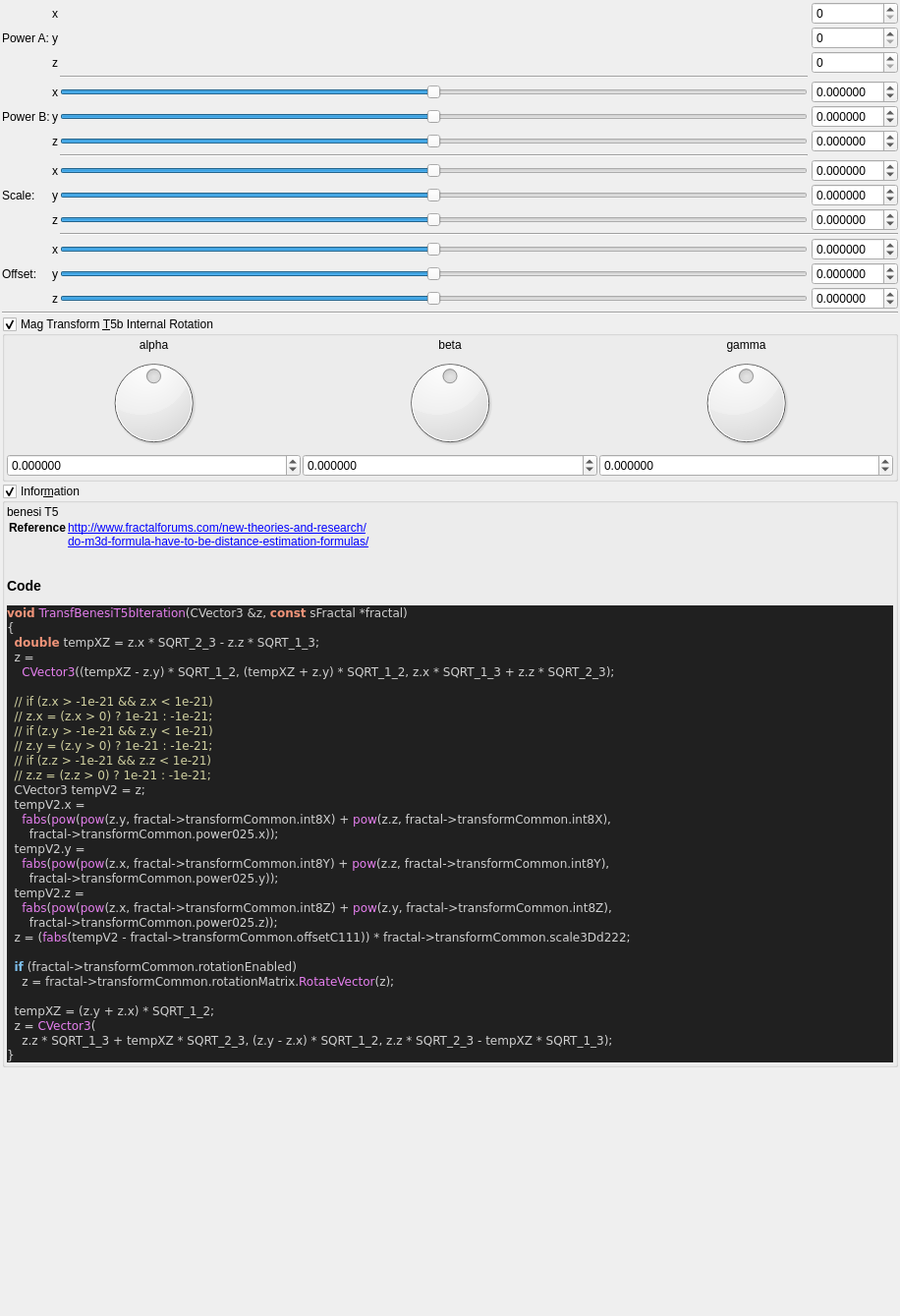
<?xml version="1.0" encoding="UTF-8"?>
<ui version="4.0">
 <class>transf_benesi_t5b</class>
 <widget class="QWidget" name="Form">
  <property name="geometry">
   <rect>
    <x>0</x>
    <y>0</y>
    <width>916</width>
    <height>1339</height>
   </rect>
  </property>
  <property name="windowTitle">
   <string notr="true">transf_benesi_t5b</string>
  </property>
  <layout class="QVBoxLayout" name="verticalLayout">
   <property name="spacing">
    <number>2</number>
   </property>
   <property name="leftMargin">
    <number>2</number>
   </property>
   <property name="topMargin">
    <number>2</number>
   </property>
   <property name="rightMargin">
    <number>2</number>
   </property>
   <property name="bottomMargin">
    <number>2</number>
   </property>
   <item>
    <layout class="QGridLayout" name="gridLayout_63">
     <property name="spacing">
      <number>2</number>
     </property>
     <item row="9" column="2">
      <widget class="QLabel" name="label_254">
       <property name="text">
        <string notr="true">y</string>
       </property>
      </widget>
     </item>
     <item row="3" column="3">
      <widget class="Line" name="line_80">
       <property name="orientation">
        <enum>Qt::Horizontal</enum>
       </property>
      </widget>
     </item>
     <item row="12" column="5">
      <widget class="MyDoubleSpinBox" name="spinbox3_transf_addition_constant_111_x">
       <property name="sizePolicy">
        <sizepolicy hsizetype="Minimum" vsizetype="Maximum">
         <horstretch>0</horstretch>
         <verstretch>0</verstretch>
        </sizepolicy>
       </property>
       <property name="prefix">
        <string/>
       </property>
       <property name="suffix">
        <string/>
       </property>
       <property name="decimals">
        <number>6</number>
       </property>
       <property name="minimum">
        <double>-99.989999999999995</double>
       </property>
       <property name="maximum">
        <double>99.989999999999995</double>
       </property>
       <property name="singleStep">
        <double>0.100000000000000</double>
       </property>
      </widget>
     </item>
     <item row="1" column="2">
      <widget class="QLabel" name="label_265">
       <property name="text">
        <string notr="true">y</string>
       </property>
      </widget>
     </item>
     <item row="13" column="1">
      <widget class="QLabel" name="label_255">
       <property name="text">
        <string>Offset:</string>
       </property>
      </widget>
     </item>
     <item row="6" column="3">
      <widget class="QSlider" name="slider3_transf_power_025_z">
       <property name="sizePolicy">
        <sizepolicy hsizetype="Preferred" vsizetype="Preferred">
         <horstretch>0</horstretch>
         <verstretch>0</verstretch>
        </sizepolicy>
       </property>
       <property name="minimum">
        <number>-5000000</number>
       </property>
       <property name="maximum">
        <number>5000000</number>
       </property>
       <property name="singleStep">
        <number>1</number>
       </property>
       <property name="orientation">
        <enum>Qt::Horizontal</enum>
       </property>
      </widget>
     </item>
     <item row="6" column="2">
      <widget class="QLabel" name="label_266">
       <property name="text">
        <string notr="true">z</string>
       </property>
      </widget>
     </item>
     <item row="8" column="5">
      <widget class="MyDoubleSpinBox" name="spinbox3_transf_scale3D_222_x">
       <property name="sizePolicy">
        <sizepolicy hsizetype="Minimum" vsizetype="Maximum">
         <horstretch>0</horstretch>
         <verstretch>0</verstretch>
        </sizepolicy>
       </property>
       <property name="prefix">
        <string/>
       </property>
       <property name="suffix">
        <string/>
       </property>
       <property name="decimals">
        <number>6</number>
       </property>
       <property name="minimum">
        <double>-99.989999999999995</double>
       </property>
       <property name="maximum">
        <double>99.989999999999995</double>
       </property>
       <property name="singleStep">
        <double>0.100000000000000</double>
       </property>
      </widget>
     </item>
     <item row="9" column="5">
      <widget class="MyDoubleSpinBox" name="spinbox3_transf_scale3D_222_y">
       <property name="sizePolicy">
        <sizepolicy hsizetype="Minimum" vsizetype="Maximum">
         <horstretch>0</horstretch>
         <verstretch>0</verstretch>
        </sizepolicy>
       </property>
       <property name="prefix">
        <string/>
       </property>
       <property name="suffix">
        <string/>
       </property>
       <property name="decimals">
        <number>6</number>
       </property>
       <property name="minimum">
        <double>-99.989999999999995</double>
       </property>
       <property name="maximum">
        <double>99.989999999999995</double>
       </property>
       <property name="singleStep">
        <double>0.100000000000000</double>
       </property>
      </widget>
     </item>
     <item row="10" column="3">
      <widget class="QSlider" name="slider3_transf_scale3D_222_z">
       <property name="sizePolicy">
        <sizepolicy hsizetype="Expanding" vsizetype="Maximum">
         <horstretch>0</horstretch>
         <verstretch>0</verstretch>
        </sizepolicy>
       </property>
       <property name="minimum">
        <number>-5000000</number>
       </property>
       <property name="maximum">
        <number>5000000</number>
       </property>
       <property name="singleStep">
        <number>1</number>
       </property>
       <property name="orientation">
        <enum>Qt::Horizontal</enum>
       </property>
      </widget>
     </item>
     <item row="10" column="1">
      <widget class="QLabel" name="label_250">
       <property name="text">
        <string/>
       </property>
      </widget>
     </item>
     <item row="0" column="5">
      <widget class="QSpinBox" name="spinboxInt_transf_int8_X"/>
     </item>
     <item row="4" column="3">
      <widget class="QSlider" name="slider3_transf_power_025_x">
       <property name="sizePolicy">
        <sizepolicy hsizetype="Preferred" vsizetype="Preferred">
         <horstretch>0</horstretch>
         <verstretch>0</verstretch>
        </sizepolicy>
       </property>
       <property name="minimum">
        <number>-5000000</number>
       </property>
       <property name="maximum">
        <number>5000000</number>
       </property>
       <property name="singleStep">
        <number>1</number>
       </property>
       <property name="orientation">
        <enum>Qt::Horizontal</enum>
       </property>
      </widget>
     </item>
     <item row="0" column="2">
      <widget class="QLabel" name="label_263">
       <property name="text">
        <string notr="true">x</string>
       </property>
      </widget>
     </item>
     <item row="6" column="5">
      <widget class="MyDoubleSpinBox" name="spinbox3_transf_power_025_z">
       <property name="sizePolicy">
        <sizepolicy hsizetype="Minimum" vsizetype="Maximum">
         <horstretch>0</horstretch>
         <verstretch>0</verstretch>
        </sizepolicy>
       </property>
       <property name="prefix">
        <string/>
       </property>
       <property name="suffix">
        <string/>
       </property>
       <property name="decimals">
        <number>6</number>
       </property>
       <property name="minimum">
        <double>-99.989999999999995</double>
       </property>
       <property name="maximum">
        <double>99.989999999999995</double>
       </property>
       <property name="singleStep">
        <double>0.100000000000000</double>
       </property>
      </widget>
     </item>
     <item row="8" column="1">
      <widget class="QLabel" name="label_251">
       <property name="text">
        <string/>
       </property>
      </widget>
     </item>
     <item row="14" column="1">
      <widget class="QLabel" name="label_257">
       <property name="text">
        <string/>
       </property>
      </widget>
     </item>
     <item row="12" column="1">
      <widget class="QLabel" name="label_253">
       <property name="text">
        <string/>
       </property>
      </widget>
     </item>
     <item row="12" column="2">
      <widget class="QLabel" name="label_259">
       <property name="text">
        <string notr="true">x</string>
       </property>
      </widget>
     </item>
     <item row="9" column="3">
      <widget class="QSlider" name="slider3_transf_scale3D_222_y">
       <property name="sizePolicy">
        <sizepolicy hsizetype="Expanding" vsizetype="Maximum">
         <horstretch>0</horstretch>
         <verstretch>0</verstretch>
        </sizepolicy>
       </property>
       <property name="minimum">
        <number>-5000000</number>
       </property>
       <property name="maximum">
        <number>5000000</number>
       </property>
       <property name="singleStep">
        <number>1</number>
       </property>
       <property name="orientation">
        <enum>Qt::Horizontal</enum>
       </property>
      </widget>
     </item>
     <item row="10" column="5">
      <widget class="MyDoubleSpinBox" name="spinbox3_transf_scale3D_222_z">
       <property name="sizePolicy">
        <sizepolicy hsizetype="Minimum" vsizetype="Maximum">
         <horstretch>0</horstretch>
         <verstretch>0</verstretch>
        </sizepolicy>
       </property>
       <property name="prefix">
        <string/>
       </property>
       <property name="suffix">
        <string/>
       </property>
       <property name="decimals">
        <number>6</number>
       </property>
       <property name="minimum">
        <double>-99.989999999999995</double>
       </property>
       <property name="maximum">
        <double>99.989999999999995</double>
       </property>
       <property name="singleStep">
        <double>0.100000000000000</double>
       </property>
      </widget>
     </item>
     <item row="14" column="5">
      <widget class="MyDoubleSpinBox" name="spinbox3_transf_addition_constant_111_z">
       <property name="sizePolicy">
        <sizepolicy hsizetype="Minimum" vsizetype="Maximum">
         <horstretch>0</horstretch>
         <verstretch>0</verstretch>
        </sizepolicy>
       </property>
       <property name="prefix">
        <string/>
       </property>
       <property name="suffix">
        <string/>
       </property>
       <property name="decimals">
        <number>6</number>
       </property>
       <property name="minimum">
        <double>-99.989999999999995</double>
       </property>
       <property name="maximum">
        <double>99.989999999999995</double>
       </property>
       <property name="singleStep">
        <double>0.100000000000000</double>
       </property>
      </widget>
     </item>
     <item row="5" column="3">
      <widget class="QSlider" name="slider3_transf_power_025_y">
       <property name="sizePolicy">
        <sizepolicy hsizetype="Preferred" vsizetype="Preferred">
         <horstretch>0</horstretch>
         <verstretch>0</verstretch>
        </sizepolicy>
       </property>
       <property name="minimum">
        <number>-5000000</number>
       </property>
       <property name="maximum">
        <number>5000000</number>
       </property>
       <property name="singleStep">
        <number>1</number>
       </property>
       <property name="orientation">
        <enum>Qt::Horizontal</enum>
       </property>
      </widget>
     </item>
     <item row="2" column="5">
      <widget class="QSpinBox" name="spinboxInt_transf_int8_Z"/>
     </item>
     <item row="4" column="2">
      <widget class="QLabel" name="label_262">
       <property name="text">
        <string notr="true">x</string>
       </property>
      </widget>
     </item>
     <item row="13" column="2">
      <widget class="QLabel" name="label_260">
       <property name="text">
        <string notr="true">y</string>
       </property>
      </widget>
     </item>
     <item row="14" column="3">
      <widget class="QSlider" name="slider3_transf_addition_constant_111_z">
       <property name="sizePolicy">
        <sizepolicy hsizetype="Expanding" vsizetype="Maximum">
         <horstretch>0</horstretch>
         <verstretch>0</verstretch>
        </sizepolicy>
       </property>
       <property name="minimum">
        <number>-5000000</number>
       </property>
       <property name="maximum">
        <number>5000000</number>
       </property>
       <property name="singleStep">
        <number>1</number>
       </property>
       <property name="orientation">
        <enum>Qt::Horizontal</enum>
       </property>
      </widget>
     </item>
     <item row="13" column="5">
      <widget class="MyDoubleSpinBox" name="spinbox3_transf_addition_constant_111_y">
       <property name="sizePolicy">
        <sizepolicy hsizetype="Minimum" vsizetype="Maximum">
         <horstretch>0</horstretch>
         <verstretch>0</verstretch>
        </sizepolicy>
       </property>
       <property name="prefix">
        <string/>
       </property>
       <property name="suffix">
        <string/>
       </property>
       <property name="decimals">
        <number>6</number>
       </property>
       <property name="minimum">
        <double>-99.989999999999995</double>
       </property>
       <property name="maximum">
        <double>99.989999999999995</double>
       </property>
       <property name="singleStep">
        <double>0.100000000000000</double>
       </property>
      </widget>
     </item>
     <item row="7" column="3">
      <widget class="Line" name="line_77">
       <property name="orientation">
        <enum>Qt::Horizontal</enum>
       </property>
      </widget>
     </item>
     <item row="10" column="2">
      <widget class="QLabel" name="label_256">
       <property name="text">
        <string notr="true">z</string>
       </property>
      </widget>
     </item>
     <item row="14" column="2">
      <widget class="QLabel" name="label_261">
       <property name="text">
        <string notr="true">z</string>
       </property>
      </widget>
     </item>
     <item row="8" column="3">
      <widget class="QSlider" name="slider3_transf_scale3D_222_x">
       <property name="sizePolicy">
        <sizepolicy hsizetype="Preferred" vsizetype="Preferred">
         <horstretch>0</horstretch>
         <verstretch>0</verstretch>
        </sizepolicy>
       </property>
       <property name="minimum">
        <number>-5000000</number>
       </property>
       <property name="maximum">
        <number>5000000</number>
       </property>
       <property name="singleStep">
        <number>1</number>
       </property>
       <property name="orientation">
        <enum>Qt::Horizontal</enum>
       </property>
      </widget>
     </item>
     <item row="9" column="1">
      <widget class="QLabel" name="label_258">
       <property name="text">
        <string>Scale:</string>
       </property>
      </widget>
     </item>
     <item row="2" column="2">
      <widget class="QLabel" name="label_267">
       <property name="text">
        <string notr="true">z</string>
       </property>
      </widget>
     </item>
     <item row="13" column="3">
      <widget class="QSlider" name="slider3_transf_addition_constant_111_y">
       <property name="sizePolicy">
        <sizepolicy hsizetype="Expanding" vsizetype="Maximum">
         <horstretch>0</horstretch>
         <verstretch>0</verstretch>
        </sizepolicy>
       </property>
       <property name="minimum">
        <number>-5000000</number>
       </property>
       <property name="maximum">
        <number>5000000</number>
       </property>
       <property name="singleStep">
        <number>1</number>
       </property>
       <property name="orientation">
        <enum>Qt::Horizontal</enum>
       </property>
      </widget>
     </item>
     <item row="5" column="5">
      <widget class="MyDoubleSpinBox" name="spinbox3_transf_power_025_y">
       <property name="sizePolicy">
        <sizepolicy hsizetype="Minimum" vsizetype="Maximum">
         <horstretch>0</horstretch>
         <verstretch>0</verstretch>
        </sizepolicy>
       </property>
       <property name="prefix">
        <string/>
       </property>
       <property name="suffix">
        <string/>
       </property>
       <property name="decimals">
        <number>6</number>
       </property>
       <property name="minimum">
        <double>-99.989999999999995</double>
       </property>
       <property name="maximum">
        <double>99.989999999999995</double>
       </property>
       <property name="singleStep">
        <double>0.100000000000000</double>
       </property>
      </widget>
     </item>
     <item row="11" column="3" colspan="3">
      <widget class="Line" name="line_53">
       <property name="orientation">
        <enum>Qt::Horizontal</enum>
       </property>
      </widget>
     </item>
     <item row="8" column="2">
      <widget class="QLabel" name="label_252">
       <property name="text">
        <string notr="true">x</string>
       </property>
      </widget>
     </item>
     <item row="12" column="3">
      <widget class="QSlider" name="slider3_transf_addition_constant_111_x">
       <property name="sizePolicy">
        <sizepolicy hsizetype="Preferred" vsizetype="Preferred">
         <horstretch>0</horstretch>
         <verstretch>0</verstretch>
        </sizepolicy>
       </property>
       <property name="minimum">
        <number>-5000000</number>
       </property>
       <property name="maximum">
        <number>5000000</number>
       </property>
       <property name="singleStep">
        <number>1</number>
       </property>
       <property name="orientation">
        <enum>Qt::Horizontal</enum>
       </property>
      </widget>
     </item>
     <item row="1" column="1">
      <widget class="QLabel" name="label_358">
       <property name="text">
        <string>Power A:</string>
       </property>
      </widget>
     </item>
     <item row="5" column="2">
      <widget class="QLabel" name="label_264">
       <property name="text">
        <string notr="true">y</string>
       </property>
      </widget>
     </item>
     <item row="5" column="1">
      <widget class="QLabel" name="label_355">
       <property name="text">
        <string>Power B:</string>
       </property>
      </widget>
     </item>
     <item row="4" column="5">
      <widget class="MyDoubleSpinBox" name="spinbox3_transf_power_025_x">
       <property name="sizePolicy">
        <sizepolicy hsizetype="Minimum" vsizetype="Maximum">
         <horstretch>0</horstretch>
         <verstretch>0</verstretch>
        </sizepolicy>
       </property>
       <property name="prefix">
        <string/>
       </property>
       <property name="suffix">
        <string/>
       </property>
       <property name="decimals">
        <number>6</number>
       </property>
       <property name="minimum">
        <double>-99.989999999999995</double>
       </property>
       <property name="maximum">
        <double>99.989999999999995</double>
       </property>
       <property name="singleStep">
        <double>0.100000000000000</double>
       </property>
      </widget>
     </item>
     <item row="1" column="5">
      <widget class="QSpinBox" name="spinboxInt_transf_int8_Y"/>
     </item>
    </layout>
   </item>
   <item>
    <widget class="Line" name="line_55">
     <property name="orientation">
      <enum>Qt::Horizontal</enum>
     </property>
    </widget>
   </item>
   <item>
    <widget class="MyGroupBox" name="groupCheck_transf_rotation_enabled">
     <property name="title">
      <string>Mag Transform &amp;T5b Internal Rotation</string>
     </property>
     <property name="checkable">
      <bool>true</bool>
     </property>
     <layout class="QVBoxLayout" name="verticalLayout_8" stretch="0">
      <property name="spacing">
       <number>2</number>
      </property>
      <property name="leftMargin">
       <number>2</number>
      </property>
      <property name="topMargin">
       <number>2</number>
      </property>
      <property name="rightMargin">
       <number>2</number>
      </property>
      <property name="bottomMargin">
       <number>2</number>
      </property>
      <item>
       <layout class="QGridLayout" name="gridLayout_10">
        <property name="spacing">
         <number>2</number>
        </property>
        <item row="1" column="2">
         <widget class="QLabel" name="label_36">
          <property name="text">
           <string notr="true">gamma</string>
          </property>
          <property name="alignment">
           <set>Qt::AlignCenter</set>
          </property>
         </widget>
        </item>
        <item row="1" column="1">
         <widget class="QLabel" name="label_34">
          <property name="text">
           <string notr="true">beta</string>
          </property>
          <property name="alignment">
           <set>Qt::AlignCenter</set>
          </property>
         </widget>
        </item>
        <item row="1" column="0">
         <widget class="QLabel" name="label_35">
          <property name="text">
           <string notr="true">alpha</string>
          </property>
          <property name="alignment">
           <set>Qt::AlignCenter</set>
          </property>
         </widget>
        </item>
        <item row="2" column="1">
         <widget class="QDial" name="dial3_transf_rotation_y">
          <property name="minimum">
           <number>-18000</number>
          </property>
          <property name="maximum">
           <number>18000</number>
          </property>
          <property name="wrapping">
           <bool>true</bool>
          </property>
         </widget>
        </item>
        <item row="2" column="2">
         <widget class="QDial" name="dial3_transf_rotation_z">
          <property name="minimum">
           <number>-18000</number>
          </property>
          <property name="maximum">
           <number>18000</number>
          </property>
          <property name="wrapping">
           <bool>true</bool>
          </property>
         </widget>
        </item>
        <item row="3" column="0">
         <widget class="MyDoubleSpinBox" name="spinboxd3_transf_rotation_x">
          <property name="sizePolicy">
           <sizepolicy hsizetype="Minimum" vsizetype="Maximum">
            <horstretch>0</horstretch>
            <verstretch>0</verstretch>
           </sizepolicy>
          </property>
          <property name="prefix">
           <string/>
          </property>
          <property name="suffix">
           <string/>
          </property>
          <property name="decimals">
           <number>6</number>
          </property>
          <property name="minimum">
           <double>-180.000000000000000</double>
          </property>
          <property name="maximum">
           <double>180.000000000000000</double>
          </property>
          <property name="singleStep">
           <double>1.000000000000000</double>
          </property>
         </widget>
        </item>
        <item row="2" column="0">
         <widget class="QDial" name="dial3_transf_rotation_x">
          <property name="minimum">
           <number>-18000</number>
          </property>
          <property name="maximum">
           <number>18000</number>
          </property>
          <property name="wrapping">
           <bool>true</bool>
          </property>
         </widget>
        </item>
        <item row="3" column="2">
         <widget class="MyDoubleSpinBox" name="spinboxd3_transf_rotation_z">
          <property name="sizePolicy">
           <sizepolicy hsizetype="Minimum" vsizetype="Maximum">
            <horstretch>0</horstretch>
            <verstretch>0</verstretch>
           </sizepolicy>
          </property>
          <property name="prefix">
           <string/>
          </property>
          <property name="suffix">
           <string/>
          </property>
          <property name="decimals">
           <number>6</number>
          </property>
          <property name="minimum">
           <double>-180.000000000000000</double>
          </property>
          <property name="maximum">
           <double>180.000000000000000</double>
          </property>
          <property name="singleStep">
           <double>1.000000000000000</double>
          </property>
         </widget>
        </item>
        <item row="3" column="1">
         <widget class="MyDoubleSpinBox" name="spinboxd3_transf_rotation_y">
          <property name="sizePolicy">
           <sizepolicy hsizetype="Minimum" vsizetype="Maximum">
            <horstretch>0</horstretch>
            <verstretch>0</verstretch>
           </sizepolicy>
          </property>
          <property name="prefix">
           <string/>
          </property>
          <property name="suffix">
           <string/>
          </property>
          <property name="decimals">
           <number>6</number>
          </property>
          <property name="minimum">
           <double>-180.000000000000000</double>
          </property>
          <property name="maximum">
           <double>180.000000000000000</double>
          </property>
          <property name="singleStep">
           <double>1.000000000000000</double>
          </property>
         </widget>
        </item>
       </layout>
      </item>
     </layout>
    </widget>
   </item>
   <item>
    <widget class="MyGroupBox" name="groupCheck_info">
     <property name="title">
      <string>Infor&amp;mation</string>
     </property>
     <property name="flat">
      <bool>false</bool>
     </property>
     <property name="checkable">
      <bool>true</bool>
     </property>
     <layout class="QVBoxLayout" name="verticalLayout_2">
      <property name="spacing">
       <number>2</number>
      </property>
      <property name="leftMargin">
       <number>2</number>
      </property>
      <property name="topMargin">
       <number>2</number>
      </property>
      <property name="rightMargin">
       <number>2</number>
      </property>
      <property name="bottomMargin">
       <number>2</number>
      </property>
      <item>
       <widget class="QLabel" name="label_code_content">
        <property name="text">
         <string notr="true">&lt;p&gt;benesi T5&lt;/p&gt;&lt;table&gt;
&lt;tr&gt;&lt;th&gt;Reference&lt;/th&gt;&lt;td&gt;&lt;a href=&quot;http://www.fractalforums.com/new-theories-and-research/&quot;&gt;http://www.fractalforums.com/new-theories-and-research/&lt;br&gt;
&lt;a href=&quot;do-m3d-formula-have-to-be-distance-estimation-formulas/&quot;&gt;do-m3d-formula-have-to-be-distance-estimation-formulas/&lt;br&gt;
&lt;/td&gt;&lt;/tr&gt;
&lt;/table&gt;
&lt;h3&gt;Code&lt;/h3&gt;
&lt;body style=&quot;background-color:#202020&quot;&gt;
&lt;pre style=&quot;color:#d0d0d0; background-color:#202020;  font-family:'Courier New',monospace;&quot;&gt;&lt;span style=&quot;color:#f09479; font-weight:bold&quot;&gt;void&lt;/span&gt; &lt;span style=&quot;color:#e47eed&quot;&gt;TransfBenesiT5bIteration&lt;/span&gt;&lt;span style=&quot;color:#d0d0d0&quot;&gt;(&lt;/span&gt;CVector3 &lt;span style=&quot;color:#d0d0d0&quot;&gt;&amp;amp;&lt;/span&gt;z&lt;span style=&quot;color:#d0d0d0&quot;&gt;,&lt;/span&gt; &lt;span style=&quot;color:#f09479; font-weight:bold&quot;&gt;const&lt;/span&gt; sFractal &lt;span style=&quot;color:#d0d0d0&quot;&gt;*&lt;/span&gt;fractal&lt;span style=&quot;color:#d0d0d0&quot;&gt;)&lt;/span&gt;
&lt;span style=&quot;color:#d0d0d0&quot;&gt;{&lt;/span&gt;
  &lt;span style=&quot;color:#f09479; font-weight:bold&quot;&gt;double&lt;/span&gt; tempXZ &lt;span style=&quot;color:#d0d0d0&quot;&gt;=&lt;/span&gt; z&lt;span style=&quot;color:#d0d0d0&quot;&gt;.&lt;/span&gt;x &lt;span style=&quot;color:#d0d0d0&quot;&gt;*&lt;/span&gt; SQRT_2_3 &lt;span style=&quot;color:#d0d0d0&quot;&gt;-&lt;/span&gt; z&lt;span style=&quot;color:#d0d0d0&quot;&gt;.&lt;/span&gt;z &lt;span style=&quot;color:#d0d0d0&quot;&gt;*&lt;/span&gt; SQRT_1_3&lt;span style=&quot;color:#d0d0d0&quot;&gt;;&lt;/span&gt;
  z &lt;span style=&quot;color:#d0d0d0&quot;&gt;=&lt;/span&gt;
    &lt;span style=&quot;color:#e47eed&quot;&gt;CVector3&lt;/span&gt;&lt;span style=&quot;color:#d0d0d0&quot;&gt;((&lt;/span&gt;tempXZ &lt;span style=&quot;color:#d0d0d0&quot;&gt;-&lt;/span&gt; z&lt;span style=&quot;color:#d0d0d0&quot;&gt;.&lt;/span&gt;y&lt;span style=&quot;color:#d0d0d0&quot;&gt;) *&lt;/span&gt; SQRT_1_2&lt;span style=&quot;color:#d0d0d0&quot;&gt;, (&lt;/span&gt;tempXZ &lt;span style=&quot;color:#d0d0d0&quot;&gt;+&lt;/span&gt; z&lt;span style=&quot;color:#d0d0d0&quot;&gt;.&lt;/span&gt;y&lt;span style=&quot;color:#d0d0d0&quot;&gt;) *&lt;/span&gt; SQRT_1_2&lt;span style=&quot;color:#d0d0d0&quot;&gt;,&lt;/span&gt; z&lt;span style=&quot;color:#d0d0d0&quot;&gt;.&lt;/span&gt;x &lt;span style=&quot;color:#d0d0d0&quot;&gt;*&lt;/span&gt; SQRT_1_3 &lt;span style=&quot;color:#d0d0d0&quot;&gt;+&lt;/span&gt; z&lt;span style=&quot;color:#d0d0d0&quot;&gt;.&lt;/span&gt;z &lt;span style=&quot;color:#d0d0d0&quot;&gt;*&lt;/span&gt; SQRT_2_3&lt;span style=&quot;color:#d0d0d0&quot;&gt;);&lt;/span&gt;

  &lt;span style=&quot;color:#d0d0a0&quot;&gt;// if (z.x &amp;gt; -1e-21 &amp;amp;&amp;amp; z.x &amp;lt; 1e-21)&lt;/span&gt;
  &lt;span style=&quot;color:#d0d0a0&quot;&gt;// z.x = (z.x &amp;gt; 0) ? 1e-21 : -1e-21;&lt;/span&gt;
  &lt;span style=&quot;color:#d0d0a0&quot;&gt;// if (z.y &amp;gt; -1e-21 &amp;amp;&amp;amp; z.y &amp;lt; 1e-21)&lt;/span&gt;
  &lt;span style=&quot;color:#d0d0a0&quot;&gt;// z.y = (z.y &amp;gt; 0) ? 1e-21 : -1e-21;&lt;/span&gt;
  &lt;span style=&quot;color:#d0d0a0&quot;&gt;// if (z.z &amp;gt; -1e-21 &amp;amp;&amp;amp; z.z &amp;lt; 1e-21)&lt;/span&gt;
  &lt;span style=&quot;color:#d0d0a0&quot;&gt;// z.z = (z.z &amp;gt; 0) ? 1e-21 : -1e-21;&lt;/span&gt;
  CVector3 tempV2 &lt;span style=&quot;color:#d0d0d0&quot;&gt;=&lt;/span&gt; z&lt;span style=&quot;color:#d0d0d0&quot;&gt;;&lt;/span&gt;
  tempV2&lt;span style=&quot;color:#d0d0d0&quot;&gt;.&lt;/span&gt;x &lt;span style=&quot;color:#d0d0d0&quot;&gt;=&lt;/span&gt;
    &lt;span style=&quot;color:#e47eed&quot;&gt;fabs&lt;/span&gt;&lt;span style=&quot;color:#d0d0d0&quot;&gt;(&lt;/span&gt;&lt;span style=&quot;color:#e47eed&quot;&gt;pow&lt;/span&gt;&lt;span style=&quot;color:#d0d0d0&quot;&gt;(&lt;/span&gt;&lt;span style=&quot;color:#e47eed&quot;&gt;pow&lt;/span&gt;&lt;span style=&quot;color:#d0d0d0&quot;&gt;(&lt;/span&gt;z&lt;span style=&quot;color:#d0d0d0&quot;&gt;.&lt;/span&gt;y&lt;span style=&quot;color:#d0d0d0&quot;&gt;,&lt;/span&gt; fractal&lt;span style=&quot;color:#d0d0d0&quot;&gt;-&amp;gt;&lt;/span&gt;transformCommon&lt;span style=&quot;color:#d0d0d0&quot;&gt;.&lt;/span&gt;int8X&lt;span style=&quot;color:#d0d0d0&quot;&gt;) +&lt;/span&gt; &lt;span style=&quot;color:#e47eed&quot;&gt;pow&lt;/span&gt;&lt;span style=&quot;color:#d0d0d0&quot;&gt;(&lt;/span&gt;z&lt;span style=&quot;color:#d0d0d0&quot;&gt;.&lt;/span&gt;z&lt;span style=&quot;color:#d0d0d0&quot;&gt;,&lt;/span&gt; fractal&lt;span style=&quot;color:#d0d0d0&quot;&gt;-&amp;gt;&lt;/span&gt;transformCommon&lt;span style=&quot;color:#d0d0d0&quot;&gt;.&lt;/span&gt;int8X&lt;span style=&quot;color:#d0d0d0&quot;&gt;),&lt;/span&gt;
      fractal&lt;span style=&quot;color:#d0d0d0&quot;&gt;-&amp;gt;&lt;/span&gt;transformCommon&lt;span style=&quot;color:#d0d0d0&quot;&gt;.&lt;/span&gt;power025&lt;span style=&quot;color:#d0d0d0&quot;&gt;.&lt;/span&gt;x&lt;span style=&quot;color:#d0d0d0&quot;&gt;));&lt;/span&gt;
  tempV2&lt;span style=&quot;color:#d0d0d0&quot;&gt;.&lt;/span&gt;y &lt;span style=&quot;color:#d0d0d0&quot;&gt;=&lt;/span&gt;
    &lt;span style=&quot;color:#e47eed&quot;&gt;fabs&lt;/span&gt;&lt;span style=&quot;color:#d0d0d0&quot;&gt;(&lt;/span&gt;&lt;span style=&quot;color:#e47eed&quot;&gt;pow&lt;/span&gt;&lt;span style=&quot;color:#d0d0d0&quot;&gt;(&lt;/span&gt;&lt;span style=&quot;color:#e47eed&quot;&gt;pow&lt;/span&gt;&lt;span style=&quot;color:#d0d0d0&quot;&gt;(&lt;/span&gt;z&lt;span style=&quot;color:#d0d0d0&quot;&gt;.&lt;/span&gt;x&lt;span style=&quot;color:#d0d0d0&quot;&gt;,&lt;/span&gt; fractal&lt;span style=&quot;color:#d0d0d0&quot;&gt;-&amp;gt;&lt;/span&gt;transformCommon&lt;span style=&quot;color:#d0d0d0&quot;&gt;.&lt;/span&gt;int8Y&lt;span style=&quot;color:#d0d0d0&quot;&gt;) +&lt;/span&gt; &lt;span style=&quot;color:#e47eed&quot;&gt;pow&lt;/span&gt;&lt;span style=&quot;color:#d0d0d0&quot;&gt;(&lt;/span&gt;z&lt;span style=&quot;color:#d0d0d0&quot;&gt;.&lt;/span&gt;z&lt;span style=&quot;color:#d0d0d0&quot;&gt;,&lt;/span&gt; fractal&lt;span style=&quot;color:#d0d0d0&quot;&gt;-&amp;gt;&lt;/span&gt;transformCommon&lt;span style=&quot;color:#d0d0d0&quot;&gt;.&lt;/span&gt;int8Y&lt;span style=&quot;color:#d0d0d0&quot;&gt;),&lt;/span&gt;
      fractal&lt;span style=&quot;color:#d0d0d0&quot;&gt;-&amp;gt;&lt;/span&gt;transformCommon&lt;span style=&quot;color:#d0d0d0&quot;&gt;.&lt;/span&gt;power025&lt;span style=&quot;color:#d0d0d0&quot;&gt;.&lt;/span&gt;y&lt;span style=&quot;color:#d0d0d0&quot;&gt;));&lt;/span&gt;
  tempV2&lt;span style=&quot;color:#d0d0d0&quot;&gt;.&lt;/span&gt;z &lt;span style=&quot;color:#d0d0d0&quot;&gt;=&lt;/span&gt;
    &lt;span style=&quot;color:#e47eed&quot;&gt;fabs&lt;/span&gt;&lt;span style=&quot;color:#d0d0d0&quot;&gt;(&lt;/span&gt;&lt;span style=&quot;color:#e47eed&quot;&gt;pow&lt;/span&gt;&lt;span style=&quot;color:#d0d0d0&quot;&gt;(&lt;/span&gt;&lt;span style=&quot;color:#e47eed&quot;&gt;pow&lt;/span&gt;&lt;span style=&quot;color:#d0d0d0&quot;&gt;(&lt;/span&gt;z&lt;span style=&quot;color:#d0d0d0&quot;&gt;.&lt;/span&gt;x&lt;span style=&quot;color:#d0d0d0&quot;&gt;,&lt;/span&gt; fractal&lt;span style=&quot;color:#d0d0d0&quot;&gt;-&amp;gt;&lt;/span&gt;transformCommon&lt;span style=&quot;color:#d0d0d0&quot;&gt;.&lt;/span&gt;int8Z&lt;span style=&quot;color:#d0d0d0&quot;&gt;) +&lt;/span&gt; &lt;span style=&quot;color:#e47eed&quot;&gt;pow&lt;/span&gt;&lt;span style=&quot;color:#d0d0d0&quot;&gt;(&lt;/span&gt;z&lt;span style=&quot;color:#d0d0d0&quot;&gt;.&lt;/span&gt;y&lt;span style=&quot;color:#d0d0d0&quot;&gt;,&lt;/span&gt; fractal&lt;span style=&quot;color:#d0d0d0&quot;&gt;-&amp;gt;&lt;/span&gt;transformCommon&lt;span style=&quot;color:#d0d0d0&quot;&gt;.&lt;/span&gt;int8Z&lt;span style=&quot;color:#d0d0d0&quot;&gt;),&lt;/span&gt;
      fractal&lt;span style=&quot;color:#d0d0d0&quot;&gt;-&amp;gt;&lt;/span&gt;transformCommon&lt;span style=&quot;color:#d0d0d0&quot;&gt;.&lt;/span&gt;power025&lt;span style=&quot;color:#d0d0d0&quot;&gt;.&lt;/span&gt;z&lt;span style=&quot;color:#d0d0d0&quot;&gt;));&lt;/span&gt;
  z &lt;span style=&quot;color:#d0d0d0&quot;&gt;= (&lt;/span&gt;&lt;span style=&quot;color:#e47eed&quot;&gt;fabs&lt;/span&gt;&lt;span style=&quot;color:#d0d0d0&quot;&gt;(&lt;/span&gt;tempV2 &lt;span style=&quot;color:#d0d0d0&quot;&gt;-&lt;/span&gt; fractal&lt;span style=&quot;color:#d0d0d0&quot;&gt;-&amp;gt;&lt;/span&gt;transformCommon&lt;span style=&quot;color:#d0d0d0&quot;&gt;.&lt;/span&gt;offsetC111&lt;span style=&quot;color:#d0d0d0&quot;&gt;)) *&lt;/span&gt; fractal&lt;span style=&quot;color:#d0d0d0&quot;&gt;-&amp;gt;&lt;/span&gt;transformCommon&lt;span style=&quot;color:#d0d0d0&quot;&gt;.&lt;/span&gt;scale3Dd222&lt;span style=&quot;color:#d0d0d0&quot;&gt;;&lt;/span&gt;

  &lt;span style=&quot;color:#7ec0ee; font-weight:bold&quot;&gt;if&lt;/span&gt; &lt;span style=&quot;color:#d0d0d0&quot;&gt;(&lt;/span&gt;fractal&lt;span style=&quot;color:#d0d0d0&quot;&gt;-&amp;gt;&lt;/span&gt;transformCommon&lt;span style=&quot;color:#d0d0d0&quot;&gt;.&lt;/span&gt;rotationEnabled&lt;span style=&quot;color:#d0d0d0&quot;&gt;)&lt;/span&gt;
    z &lt;span style=&quot;color:#d0d0d0&quot;&gt;=&lt;/span&gt; fractal&lt;span style=&quot;color:#d0d0d0&quot;&gt;-&amp;gt;&lt;/span&gt;transformCommon&lt;span style=&quot;color:#d0d0d0&quot;&gt;.&lt;/span&gt;rotationMatrix&lt;span style=&quot;color:#d0d0d0&quot;&gt;.&lt;/span&gt;&lt;span style=&quot;color:#e47eed&quot;&gt;RotateVector&lt;/span&gt;&lt;span style=&quot;color:#d0d0d0&quot;&gt;(&lt;/span&gt;z&lt;span style=&quot;color:#d0d0d0&quot;&gt;);&lt;/span&gt;

  tempXZ &lt;span style=&quot;color:#d0d0d0&quot;&gt;= (&lt;/span&gt;z&lt;span style=&quot;color:#d0d0d0&quot;&gt;.&lt;/span&gt;y &lt;span style=&quot;color:#d0d0d0&quot;&gt;+&lt;/span&gt; z&lt;span style=&quot;color:#d0d0d0&quot;&gt;.&lt;/span&gt;x&lt;span style=&quot;color:#d0d0d0&quot;&gt;) *&lt;/span&gt; SQRT_1_2&lt;span style=&quot;color:#d0d0d0&quot;&gt;;&lt;/span&gt;
  z &lt;span style=&quot;color:#d0d0d0&quot;&gt;=&lt;/span&gt; &lt;span style=&quot;color:#e47eed&quot;&gt;CVector3&lt;/span&gt;&lt;span style=&quot;color:#d0d0d0&quot;&gt;(&lt;/span&gt;
    z&lt;span style=&quot;color:#d0d0d0&quot;&gt;.&lt;/span&gt;z &lt;span style=&quot;color:#d0d0d0&quot;&gt;*&lt;/span&gt; SQRT_1_3 &lt;span style=&quot;color:#d0d0d0&quot;&gt;+&lt;/span&gt; tempXZ &lt;span style=&quot;color:#d0d0d0&quot;&gt;*&lt;/span&gt; SQRT_2_3&lt;span style=&quot;color:#d0d0d0&quot;&gt;, (&lt;/span&gt;z&lt;span style=&quot;color:#d0d0d0&quot;&gt;.&lt;/span&gt;y &lt;span style=&quot;color:#d0d0d0&quot;&gt;-&lt;/span&gt; z&lt;span style=&quot;color:#d0d0d0&quot;&gt;.&lt;/span&gt;x&lt;span style=&quot;color:#d0d0d0&quot;&gt;) *&lt;/span&gt; SQRT_1_2&lt;span style=&quot;color:#d0d0d0&quot;&gt;,&lt;/span&gt; z&lt;span style=&quot;color:#d0d0d0&quot;&gt;.&lt;/span&gt;z &lt;span style=&quot;color:#d0d0d0&quot;&gt;*&lt;/span&gt; SQRT_2_3 &lt;span style=&quot;color:#d0d0d0&quot;&gt;-&lt;/span&gt; tempXZ &lt;span style=&quot;color:#d0d0d0&quot;&gt;*&lt;/span&gt; SQRT_1_3&lt;span style=&quot;color:#d0d0d0&quot;&gt;);&lt;/span&gt;
&lt;span style=&quot;color:#d0d0d0&quot;&gt;}&lt;/span&gt;
&lt;/pre&gt;
&lt;/body&gt;</string>
        </property>
        <property name="wordWrap">
         <bool>true</bool>
        </property>
        <property name="openExternalLinks">
         <bool>true</bool>
        </property>
        <property name="textInteractionFlags">
         <set>Qt::LinksAccessibleByMouse|Qt::TextSelectableByMouse</set>
        </property>
       </widget>
      </item>
     </layout>
    </widget>
   </item>
   <item>
    <spacer name="verticalSpacer">
     <property name="orientation">
      <enum>Qt::Vertical</enum>
     </property>
     <property name="sizeHint" stdset="0">
      <size>
       <width>20</width>
       <height>40</height>
      </size>
     </property>
    </spacer>
   </item>
  </layout>
 </widget>
 <customwidgets>
  <customwidget>
   <class>MyDoubleSpinBox</class>
   <extends>QDoubleSpinBox</extends>
   <header>my_double_spin_box.h</header>
  </customwidget>
  <customwidget>
   <class>MyGroupBox</class>
   <extends>QGroupBox</extends>
   <header>my_group_box.h</header>
   <container>1</container>
  </customwidget>
 </customwidgets>
 <tabstops>
  <tabstop>spinboxInt_transf_int8_X</tabstop>
  <tabstop>spinboxInt_transf_int8_Y</tabstop>
  <tabstop>spinboxInt_transf_int8_Z</tabstop>
  <tabstop>slider3_transf_power_025_x</tabstop>
  <tabstop>spinbox3_transf_power_025_x</tabstop>
  <tabstop>slider3_transf_power_025_y</tabstop>
  <tabstop>spinbox3_transf_power_025_y</tabstop>
  <tabstop>slider3_transf_power_025_z</tabstop>
  <tabstop>spinbox3_transf_power_025_z</tabstop>
  <tabstop>slider3_transf_scale3D_222_x</tabstop>
  <tabstop>spinbox3_transf_scale3D_222_x</tabstop>
  <tabstop>slider3_transf_scale3D_222_y</tabstop>
  <tabstop>spinbox3_transf_scale3D_222_y</tabstop>
  <tabstop>slider3_transf_scale3D_222_z</tabstop>
  <tabstop>spinbox3_transf_scale3D_222_z</tabstop>
  <tabstop>slider3_transf_addition_constant_111_x</tabstop>
  <tabstop>spinbox3_transf_addition_constant_111_x</tabstop>
  <tabstop>slider3_transf_addition_constant_111_y</tabstop>
  <tabstop>spinbox3_transf_addition_constant_111_y</tabstop>
  <tabstop>slider3_transf_addition_constant_111_z</tabstop>
  <tabstop>spinbox3_transf_addition_constant_111_z</tabstop>
  <tabstop>groupCheck_transf_rotation_enabled</tabstop>
  <tabstop>dial3_transf_rotation_x</tabstop>
  <tabstop>dial3_transf_rotation_y</tabstop>
  <tabstop>dial3_transf_rotation_z</tabstop>
  <tabstop>spinboxd3_transf_rotation_x</tabstop>
  <tabstop>spinboxd3_transf_rotation_y</tabstop>
  <tabstop>spinboxd3_transf_rotation_z</tabstop>
  <tabstop>groupCheck_info</tabstop>
 </tabstops>
 <resources/>
 <connections/>
</ui>
